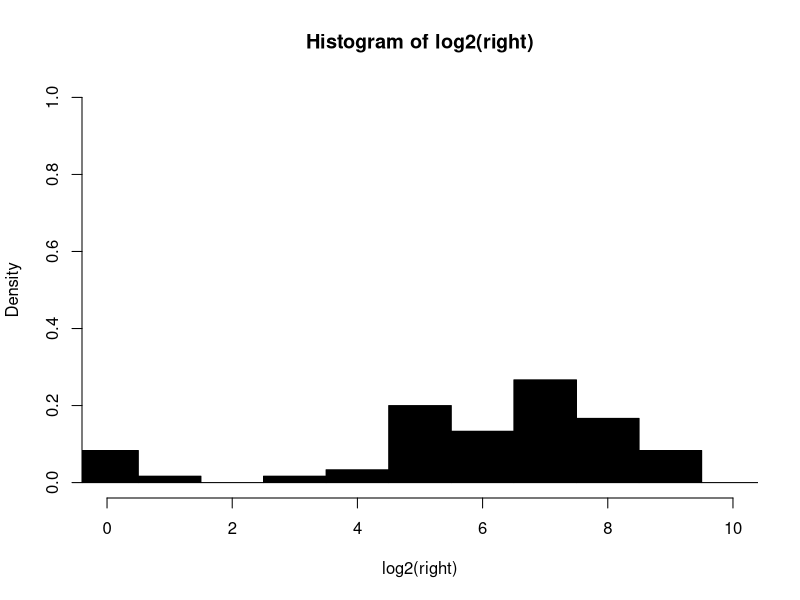
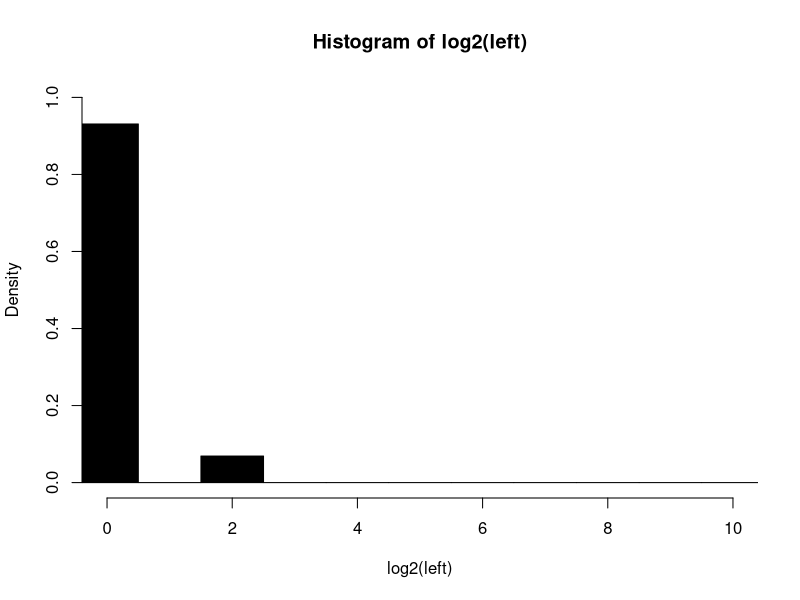

Reproduce these figures in R, in order.
right = c(0.2766,0.2816,0.3291,0.4443,1.109,2.1128,6.0037,13.718,21.0873,23.1514,28.4268,29.1803,29.782,32.1318,35.9794,36.0784,36.5097,37,38.4889,40.1765,40.4551,46.7276,47.118,47.4274,49.7313,56.3722,56.421,62.9063,77.9081,90.7915,91.8082,93.3552,102.843,104.096,112.375,117.783,118.882,119.008,131.67,135.42,137.026,151.75,156.132,162.949,165.919,181.462,187.973,223.362,230.234,261.231,262.73,278.459,320.015,325.328,329.86,392.652,434.447,438.087,542.135,562.455)
left = c(0.02,0.02,0.0205,0.0226,0.0276,0.0358,0.0467,0.0741,0.0789,0.0986,0.1289,0.1303,0.1551,0.156,0.1785,0.1844,0.3188,0.3555,0.3727,0.3801,0.3813,0.3819,0.3938,0.4354,0.4632,0.5321,0.7034,3.0413,3.4178)

right[right<1] <- 1
left[left<1] <- 1

hist(log2(right),freq=F,breaks=-0.5:10.5,ylim=c(0,1),xlim=c(0,10),col='black')
hist(log2(left),freq=F,breaks=-0.5:10.5,ylim=c(0,1),xlim=c(0,10),col='black')

#df = rbind(data.frame(cond='L',value=left,data.frame(cond='R',value=right))
#ggplot(df, aes(x=log2(value), fill=cond)) + geom_histogram(binwidth=.5, position="dodge")